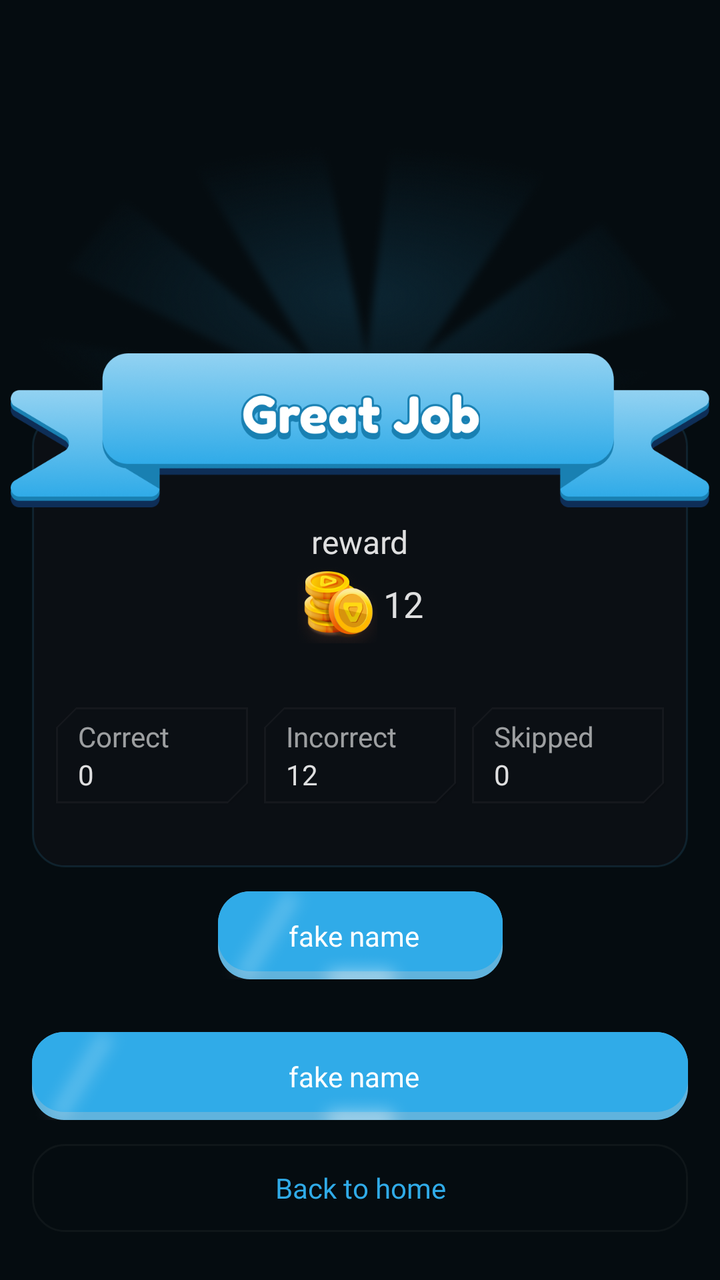
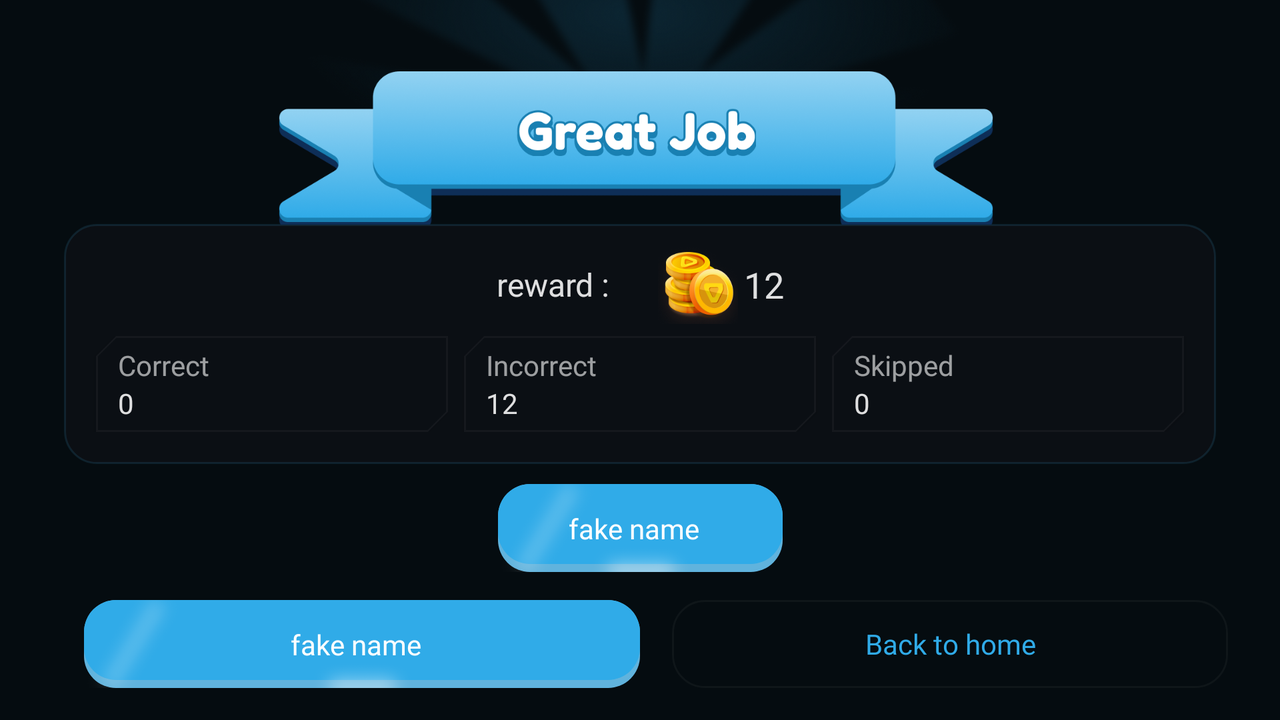

Two renders of one Android screen. The first uses the default layout on a phone; the second uses the alternative layout the repository ships for a different screen configuration, on a matching device. The two XML files are below.
<!-- AndroidManifest.xml: application theme Theme.QurioGame -->
<!-- res/layout/fragment_game_result.xml -->
<?xml version="1.0" encoding="utf-8"?>
<androidx.constraintlayout.widget.ConstraintLayout xmlns:android="http://schemas.android.com/apk/res/android"
    xmlns:app="http://schemas.android.com/apk/res-auto"
    xmlns:tools="http://schemas.android.com/tools"
    android:layout_width="match_parent"
    android:layout_height="match_parent"
    android:background="@color/surface"
    tools:context=".ui.gameResult.GameResultFragment">

    <View
        android:id="@+id/game_result_layout"
        android:layout_width="match_parent"
        android:layout_height="227dp"
        android:layout_marginHorizontal="16dp"
        android:background="@drawable/tracking_login_background"
        app:layout_constraintBottom_toBottomOf="parent"
        app:layout_constraintTop_toTopOf="parent" />

    <LinearLayout
        android:id="@+id/result_answer_layout"
        android:layout_width="match_parent"
        android:layout_height="48dp"
        android:layout_marginHorizontal="24dp"
        android:layout_marginBottom="32dp"
        app:layout_constraintBottom_toBottomOf="@+id/game_result_layout">

        <com.google.android.material.card.MaterialCardView
            style="@style/CutCornerLevelCard"
            android:layout_width="0dp"
            android:layout_height="match_parent"
            android:layout_marginHorizontal="4dp"
            android:layout_weight="1"
            android:backgroundTint="@color/surface_high"
            app:strokeColor="@color/shade_quad">

            <LinearLayout
                android:layout_width="match_parent"
                android:layout_height="match_parent"
                android:orientation="vertical"
                android:layout_marginStart="6dp"
                android:gravity="start|center">
                <TextView
                    android:layout_width="wrap_content"
                    android:layout_height="wrap_content"
                    android:text="@string/correct"
                    android:textColor="@color/shade_secondary"
                    style="@style/body.small"/>
                <TextView
                    android:id="@+id/correct_answer_count"
                    android:layout_width="wrap_content"
                    android:layout_height="wrap_content"
                    android:text="@string/_0"
                    android:textColor="@color/shade_primary"
                    style="@style/label.medium"/>

            </LinearLayout>

        </com.google.android.material.card.MaterialCardView>

        <com.google.android.material.card.MaterialCardView
            style="@style/CutCornerLevelCard"
            android:layout_width="0dp"
            android:layout_height="match_parent"
            android:layout_marginHorizontal="4dp"
            android:layout_weight="1"
            android:backgroundTint="@color/surface_high"
            app:strokeColor="@color/shade_quad">

            <LinearLayout
                android:layout_width="match_parent"
                android:layout_height="match_parent"
                android:orientation="vertical"
                android:layout_marginStart="6dp"
                android:gravity="start|center">
                <TextView
                    android:layout_width="wrap_content"
                    android:layout_height="wrap_content"
                    android:text="@string/incorrect"
                    android:textColor="@color/shade_secondary"
                    style="@style/body.small"/>
                <TextView
                    android:id="@+id/incorrect_answer_count"
                    android:layout_width="wrap_content"
                    android:layout_height="wrap_content"
                    android:text="@string/_12"
                    android:textColor="@color/shade_primary"
                    style="@style/label.medium"/>

            </LinearLayout>
        </com.google.android.material.card.MaterialCardView>

        <com.google.android.material.card.MaterialCardView
            style="@style/CutCornerLevelCard"
            android:layout_width="0dp"
            android:layout_height="match_parent"
            android:layout_marginHorizontal="4dp"
            android:layout_weight="1"
            android:backgroundTint="@color/surface_high"
            app:strokeColor="@color/shade_quad">
            <LinearLayout
                android:layout_width="match_parent"
                android:layout_height="match_parent"
                android:orientation="vertical"
                android:layout_marginStart="6dp"
                android:gravity="start|center">
                <TextView
                    android:layout_width="wrap_content"
                    android:layout_height="wrap_content"
                    android:text="@string/skipped"
                    android:textColor="@color/shade_secondary"
                    style="@style/body.small"/>
                <TextView
                    android:id="@+id/skipped_answer_count"
                    android:layout_width="wrap_content"
                    android:layout_height="wrap_content"
                    android:text="@string/_0"
                    android:textColor="@color/shade_primary"
                    style="@style/label.medium"/>

            </LinearLayout>

        </com.google.android.material.card.MaterialCardView>

    </LinearLayout>

    <include
        android:id="@+id/share_with_friend_button"
        layout="@layout/primary_button"
        android:layout_width="wrap_content"
        android:layout_height="44dp"
        android:layout_marginTop="12dp"
        app:layout_constraintStart_toStartOf="parent"
        app:layout_constraintEnd_toEndOf="parent"
        app:layout_constraintTop_toBottomOf="@id/game_result_layout"/>


    <ImageView
        android:id="@+id/result_image"
        android:layout_width="350dp"
        android:layout_height="200dp"
        android:layout_marginBottom="180dp"
        android:scaleType="centerCrop"
        android:src="@drawable/win_image"
        app:layout_constraintBottom_toBottomOf="@+id/game_result_layout"
        app:layout_constraintEnd_toEndOf="parent"
        app:layout_constraintHorizontal_bias="0.492"
        app:layout_constraintStart_toStartOf="parent" />

    
   <ImageView
       android:id="@+id/result_text"
       android:layout_width="0dp"
       android:layout_height="24dp"
       android:src="@drawable/win_text"
       app:layout_constraintStart_toStartOf="@id/result_image"
       app:layout_constraintEnd_toEndOf="@id/result_image"
       android:layout_marginBottom="34dp"
       app:layout_constraintBottom_toBottomOf="@id/result_image"
       />
    
   <LinearLayout
       android:layout_width="match_parent"
       android:layout_height="60dp"
       android:layout_marginBottom="58dp"
       android:gravity="center"
       app:layout_constraintBottom_toBottomOf="@id/result_image">
       <ImageView
           android:id="@+id/first_star"
           android:layout_width="54dp"
           android:layout_height="54dp"
           android:scaleType="centerCrop"
           android:visibility="gone"
           android:layout_gravity="bottom"
           android:src="@drawable/gold_star"/>
       <ImageView
           android:id="@+id/mid_star"
           android:layout_width="54dp"
           android:layout_height="54dp"
           android:layout_gravity="top"
           android:visibility="gone"
           android:src="@drawable/gold_star"/>
       <ImageView
           android:id="@+id/end_star"
           android:layout_width="54dp"
           android:layout_height="54dp"
           android:layout_gravity="bottom"
           android:visibility="gone"
           android:src="@drawable/gold_star"/>
   </LinearLayout>

    <include
        android:id="@+id/play_agin"
        layout="@layout/primary_button"
        android:layout_width="match_parent"
        android:layout_height="44dp"
        android:layout_marginHorizontal="16dp"
        android:layout_marginBottom="12dp"
        app:layout_constraintBottom_toTopOf="@id/back_to_home" />

    <TextView
        android:id="@+id/back_to_home"
        style="@style/label.medium"
        android:layout_width="match_parent"
        android:layout_height="44dp"
        android:layout_marginHorizontal="16dp"
        android:background="@drawable/out_line_button"
        android:gravity="center"
        android:text="@string/back_to_home"
        android:layout_marginBottom="24dp"
        android:textColor="@color/primary"
        app:layout_constraintBottom_toBottomOf="parent" />

    <TextView
        android:layout_width="wrap_content"
        android:layout_height="wrap_content"
        android:text="@string/reward"
        style="@style/title.small"
        android:textColor="@color/shade_primary"
        app:layout_constraintBottom_toTopOf="@id/coins_icon"
        app:layout_constraintStart_toStartOf="parent"
        app:layout_constraintEnd_toEndOf="parent"/>

    <ImageView
        android:id="@+id/coins_icon"
        android:layout_width="40dp"
        android:layout_height="40dp"
        android:src="@drawable/coins"
        android:layout_marginBottom="32dp"
        app:layout_constraintBottom_toTopOf="@id/result_answer_layout"
        app:layout_constraintHorizontal_chainStyle="packed"
        app:layout_constraintEnd_toStartOf="@id/coins_count_text"
        app:layout_constraintStart_toStartOf="parent"/>
    <TextView
        android:id="@+id/coins_count_text"
        android:layout_width="wrap_content"
        android:layout_height="wrap_content"
        android:text="@string/_12"
        android:textColor="@color/shade_primary"
        style="@style/title.medium"
        android:layout_marginStart="3dp"
        app:layout_constraintTop_toTopOf="@id/coins_icon"
        app:layout_constraintBottom_toBottomOf="@id/coins_icon"
        app:layout_constraintStart_toEndOf="@id/coins_icon"
        app:layout_constraintEnd_toEndOf="parent"/>

</androidx.constraintlayout.widget.ConstraintLayout>
<!-- res/layout/primary_button.xml (included above) -->
<?xml version="1.0" encoding="utf-8"?>
<androidx.constraintlayout.widget.ConstraintLayout xmlns:android="http://schemas.android.com/apk/res/android"
    xmlns:app="http://schemas.android.com/apk/res-auto"
    android:layout_width="wrap_content"
    android:layout_height="44dp"
    android:layout_marginHorizontal="32dp"
    android:layout_marginTop="24dp"
    android:elevation="30dp"
    app:layout_constraintStart_toStartOf="parent"
    app:layout_constraintTop_toTopOf="parent">


    <View
        android:id="@+id/second_color"
        android:layout_width="0dp"
        android:layout_height="0dp"
        android:background="@drawable/second_rectangle_with_radias"
        app:layout_constraintBottom_toBottomOf="parent"
        app:layout_constraintEnd_toEndOf="parent"
        app:layout_constraintStart_toStartOf="parent"
        app:layout_constraintTop_toTopOf="parent" />

    <View
        android:id="@+id/top_color"
        android:layout_width="0dp"
        android:layout_height="0dp"
        android:layout_marginBottom="4dp"
        android:background="@drawable/rectangle_with_radias"
        app:layout_constraintBottom_toBottomOf="@id/second_color"
        app:layout_constraintEnd_toEndOf="@id/second_color"
        app:layout_constraintStart_toStartOf="@id/second_color"
        app:layout_constraintTop_toTopOf="@id/second_color" />

    <ImageView
        android:id="@+id/end_shadow"
        android:layout_width="50dp"
        android:layout_height="80dp"
        android:src="@drawable/primary_button_end_shadow"
        app:layout_constraintBottom_toBottomOf="parent"
        app:layout_constraintStart_toStartOf="parent"
        app:layout_constraintTop_toTopOf="parent" />

    <ImageView
        android:id="@+id/bottom_shadow"
        android:layout_width="60dp"
        android:layout_height="16dp"
        android:alpha="0.60"
        android:src="@drawable/primary_button_bottom_shadow"
        app:layout_constraintBottom_toBottomOf="parent"
        app:layout_constraintEnd_toEndOf="parent"
        app:layout_constraintStart_toStartOf="parent" />

    <LinearLayout
        android:id="@+id/share_icon"
        android:layout_width="wrap_content"
        android:layout_height="wrap_content"
        android:visibility="invisible"
        app:layout_constraintBottom_toBottomOf="parent"
        app:layout_constraintEnd_toEndOf="parent"
        app:layout_constraintTop_toTopOf="parent">

        <ImageView
            android:layout_width="20dp"
            android:layout_height="20dp"
            android:layout_marginEnd="14dp"
            android:src="@drawable/share_icon" />
    </LinearLayout>

    <TextView
        android:id="@+id/button_text"
        style="@style/label.medium"
        android:layout_width="wrap_content"
        android:layout_height="wrap_content"
        android:gravity="center"
        android:paddingVertical="11.dp"
        android:paddingStart="35dp"
        android:paddingEnd="8dp"
        android:text="@string/fake_name"
        android:textColor="@color/on_primary"
        app:layout_constraintBottom_toBottomOf="parent"
        app:layout_constraintEnd_toStartOf="@id/share_icon"
        app:layout_constraintStart_toStartOf="parent"
        app:layout_constraintTop_toTopOf="parent" />


</androidx.constraintlayout.widget.ConstraintLayout>
<!-- resources referenced by this layout -->
<resources>
  <color name="on_primary">#FFFFFF</color>
  <color name="primary">#30ABE8</color>
  <color name="shade_primary">#DEFFFFFF</color>
  <color name="shade_quad">#0AFFFFFF</color>
  <color name="shade_secondary">#99FFFFFF</color>
  <color name="surface">#050C10</color>
  <color name="surface_high">#0B0F14</color>
  <!-- drawable out_line_button (drawable) -->
  <?xml version="1.0" encoding="utf-8"?>
  <shape xmlns:android="http://schemas.android.com/apk/res/android">
  
      <stroke
          android:width="1dp"
          android:color="@color/shade_quad" />
      <solid android:color="#00FFFFFF" />
      <corners android:radius="16dp" />
  </shape>
  <!-- drawable rectangle_with_radias (drawable) -->
  <?xml version="1.0" encoding="utf-8"?>
  <shape
      xmlns:android="http://schemas.android.com/apk/res/android"
      android:shape="rectangle">
  
      <solid android:color="@color/primary"/>
      <corners android:radius="16dp"/>
  
  </shape>
  <!-- drawable second_rectangle_with_radias (drawable) -->
  <?xml version="1.0" encoding="utf-8"?>
  <shape
      xmlns:android="http://schemas.android.com/apk/res/android"
      android:shape="rectangle">
  
      <solid android:color="#60B3DD"/>
      <corners android:radius="16dp"/>
  
  </shape>
  
  
  <!-- drawable tracking_login_background (drawable) -->
  <?xml version="1.0" encoding="utf-8"?>
  <shape
      xmlns:android="http://schemas.android.com/apk/res/android"
      android:shape="rectangle">
  
      <corners
          android:radius="16dp"/>
  
      <solid
          android:color="@color/surface_high"/>
  
      <stroke
          android:width="1dp"
          android:color="@color/color_of_gradient_line"/>
  </shape>
  <string name="_0">0</string>
  <string name="_12">12</string>
  <string name="back_to_home">Back to home</string>
  <string name="correct">Correct</string>
  <string name="fake_name">fake name</string>
  <string name="incorrect">Incorrect</string>
  <string name="reward">reward</string>
  <string name="skipped">Skipped</string>
  <style name="CutCornerLevelCard" parent="Widget.MaterialComponents.CardView">
          <item name="shapeAppearanceOverlay">@style/CutCornerShapeTopBottom</item>
      </style>
  <style name="body.small" parent="fredoka_reqular">
          <item name="android:textSize">14sp</item>
          <item name="lineHeight">22dp</item>
      </style>
  <style name="label.medium" parent="fredoka_one_reqular">
          <item name="android:textSize">14sp</item>
          <item name="lineHeight">22dp</item>
      </style>
  <style name="title.medium" parent="fredoka_one_reqular">
          <item name="android:textSize">18sp</item>
          <item name="lineHeight">28dp</item>
      </style>
  <style name="title.small" parent="fredoka_one_reqular">
          <item name="android:textSize">16sp</item>
          <item name="lineHeight">24dp</item>
      </style>
  <style name="Theme.QurioGame" parent="Base.Theme.QurioGame" />
  <color name="color_of_gradient_line">#1F49BAF2</color>
  <style name="CutCornerShapeTopBottom">
          <item name="cornerFamily">cut</item>
          <item name="cornerSizeTopLeft">10dp</item>
          <item name="cornerSizeTopRight">0dp</item>
          <item name="cornerSizeBottomRight">10dp</item>
          <item name="cornerSizeBottomLeft">0dp</item>
      </style>
  <style name="fredoka_reqular">
          <item name="fontFamily">@font/fredoka_regular</item>
      </style>
  <style name="fredoka_one_reqular">
          <item name="fontFamily">@font/fredoka_one</item>
      </style>
  <style name="Base.Theme.QurioGame" parent="Theme.Material3.DayNight.NoActionBar">
          
          
      </style>
  <!-- some entries are left out for length -->
</resources>
<!-- res/layout-land/fragment_game_result.xml (the repository's variant of the layout above) -->
<!-- drawn on the phone turned sideways -->
<?xml version="1.0" encoding="utf-8"?>
<androidx.constraintlayout.widget.ConstraintLayout xmlns:android="http://schemas.android.com/apk/res/android"
    xmlns:app="http://schemas.android.com/apk/res-auto"
    xmlns:tools="http://schemas.android.com/tools"
    android:layout_width="match_parent"
    android:layout_height="match_parent"
    android:background="@color/surface"
    tools:context=".ui.gameResult.GameResultFragment">

    <View
        android:id="@+id/game_result_layout"
        android:layout_width="match_parent"
        android:layout_height="120dp"
        android:layout_marginHorizontal="32dp"
        android:layout_marginBottom="10dp"
        android:background="@drawable/tracking_login_background"
        app:layout_constraintBottom_toTopOf="@+id/share_with_friend_button"/>

    <LinearLayout
        android:id="@+id/result_answer_layout"
        android:layout_width="match_parent"
        android:layout_height="48dp"
        android:layout_marginHorizontal="44dp"
        android:layout_marginBottom="16dp"
        app:layout_constraintBottom_toBottomOf="@id/game_result_layout">

        <com.google.android.material.card.MaterialCardView
            style="@style/CutCornerLevelCard"
            android:layout_width="0dp"
            android:layout_height="match_parent"
            android:layout_marginHorizontal="4dp"
            android:layout_weight="1"
            android:backgroundTint="@color/surface_high"
            app:strokeColor="@color/shade_quad">

            <LinearLayout
                android:layout_width="match_parent"
                android:layout_height="match_parent"
                android:orientation="vertical"
                android:layout_marginStart="6dp"
                android:gravity="start|center">
                <TextView
                    android:layout_width="wrap_content"
                    android:layout_height="wrap_content"
                    android:text="@string/correct"
                    android:textColor="@color/shade_secondary"
                    style="@style/body.small"/>
                <TextView
                    android:id="@+id/correct_answer_count"
                    android:layout_width="wrap_content"
                    android:layout_height="wrap_content"
                    android:text="@string/_0"
                    android:textColor="@color/shade_primary"
                    style="@style/label.medium"/>

            </LinearLayout>

        </com.google.android.material.card.MaterialCardView>

        <com.google.android.material.card.MaterialCardView
            style="@style/CutCornerLevelCard"
            android:layout_width="0dp"
            android:layout_height="match_parent"
            android:layout_marginHorizontal="4dp"
            android:layout_weight="1"
            android:backgroundTint="@color/surface_high"
            app:strokeColor="@color/shade_quad">

            <LinearLayout
                android:layout_width="match_parent"
                android:layout_height="match_parent"
                android:orientation="vertical"
                android:layout_marginStart="6dp"
                android:gravity="start|center">
                <TextView
                    android:layout_width="wrap_content"
                    android:layout_height="wrap_content"
                    android:text="@string/incorrect"
                    android:textColor="@color/shade_secondary"
                    style="@style/body.small"/>
                <TextView
                    android:id="@+id/incorrect_answer_count"
                    android:layout_width="wrap_content"
                    android:layout_height="wrap_content"
                    android:text="@string/_12"
                    android:textColor="@color/shade_primary"
                    style="@style/label.medium"/>

            </LinearLayout>
        </com.google.android.material.card.MaterialCardView>

        <com.google.android.material.card.MaterialCardView
            style="@style/CutCornerLevelCard"
            android:layout_width="0dp"
            android:layout_height="match_parent"
            android:layout_marginHorizontal="4dp"
            android:layout_weight="1"
            android:backgroundTint="@color/surface_high"
            app:strokeColor="@color/shade_quad">
            <LinearLayout
                android:layout_width="match_parent"
                android:layout_height="match_parent"
                android:orientation="vertical"
                android:layout_marginStart="6dp"
                android:gravity="start|center">
                <TextView
                    android:layout_width="wrap_content"
                    android:layout_height="wrap_content"
                    android:text="@string/skipped"
                    android:textColor="@color/shade_secondary"
                    style="@style/body.small"/>
                <TextView
                    android:id="@+id/skipped_answer_count"
                    android:layout_width="wrap_content"
                    android:layout_height="wrap_content"
                    android:text="@string/_0"
                    android:textColor="@color/shade_primary"
                    style="@style/label.medium"/>

            </LinearLayout>

        </com.google.android.material.card.MaterialCardView>

    </LinearLayout>

    <include
        android:id="@+id/share_with_friend_button"
        layout="@layout/primary_button"
        android:layout_width="wrap_content"
        android:layout_height="44dp"
        android:layout_marginBottom="14dp"
        app:layout_constraintStart_toStartOf="parent"
        app:layout_constraintEnd_toEndOf="parent"
        app:layout_constraintBottom_toTopOf="@id/buttons_container"/>


    <ImageView
        android:id="@+id/result_image"
        android:layout_width="380dp"
        android:layout_height="200dp"
        android:layout_marginBottom="120dp"
        android:scaleType="centerCrop"
        android:src="@drawable/win_image"
        app:layout_constraintBottom_toBottomOf="@+id/game_result_layout"
        app:layout_constraintEnd_toEndOf="parent"
        app:layout_constraintHorizontal_bias="0.492"
        app:layout_constraintStart_toStartOf="parent" />

    
   <ImageView
       android:id="@+id/result_text"
       android:layout_width="0dp"
       android:layout_height="24dp"
       android:src="@drawable/win_text"
       app:layout_constraintStart_toStartOf="@id/result_image"
       app:layout_constraintEnd_toEndOf="@id/result_image"
       android:layout_marginBottom="34dp"
       app:layout_constraintBottom_toBottomOf="@id/result_image"
       />
    
   <LinearLayout
       android:layout_width="match_parent"
       android:layout_height="60dp"
       android:layout_marginBottom="58dp"
       android:gravity="center"
       app:layout_constraintBottom_toBottomOf="@id/result_image">
       <ImageView
           android:id="@+id/first_star"
           android:layout_width="54dp"
           android:layout_height="54dp"
           android:scaleType="centerCrop"
           android:visibility="gone"
           android:layout_gravity="bottom"
           android:src="@drawable/gold_star"/>
       <ImageView
           android:id="@+id/mid_star"
           android:layout_width="54dp"
           android:layout_height="54dp"
           android:layout_gravity="top"
           android:visibility="gone"
           android:src="@drawable/gold_star"/>
       <ImageView
           android:id="@+id/end_star"
           android:layout_width="54dp"
           android:layout_height="54dp"
           android:layout_gravity="bottom"
           android:visibility="gone"
           android:src="@drawable/gold_star"/>
   </LinearLayout>

    <LinearLayout
        android:id="@+id/buttons_container"
        android:layout_width="match_parent"
        android:layout_height="wrap_content"
        android:orientation="horizontal"
        android:layout_marginHorizontal="26dp"
        android:layout_marginBottom="16dp"
        app:layout_constraintBottom_toBottomOf="parent">
        <include
            android:id="@+id/play_agin"
            layout="@layout/primary_button"
            android:layout_width="0dp"
            android:layout_height="44dp"
            android:layout_weight="1"
            android:layout_marginHorizontal="16dp" />

        <TextView
            android:id="@+id/back_to_home"
            style="@style/label.medium"
            android:layout_width="0dp"
            android:layout_height="44dp"
            android:layout_weight="1"
            android:background="@drawable/out_line_button"
            android:gravity="center"
            android:text="@string/back_to_home"
            android:textColor="@color/primary" />

    </LinearLayout>

    <TextView
        android:id="@+id/reward_text"
        android:layout_width="wrap_content"
        android:layout_height="wrap_content"
        android:text="reward : "
        style="@style/title.small"
        android:layout_marginEnd="20dp"
        app:layout_constraintHorizontal_chainStyle="packed"
        android:textColor="@color/shade_primary"
        app:layout_constraintTop_toTopOf="@id/coins_icon"
        app:layout_constraintBottom_toBottomOf="@id/coins_icon"
        app:layout_constraintStart_toStartOf="parent"
        app:layout_constraintEnd_toStartOf="@id/coins_icon"/>

    <ImageView
        android:id="@+id/coins_icon"
        android:layout_width="40dp"
        android:layout_height="40dp"
        android:src="@drawable/coins"
        android:layout_marginTop="10dp"
        app:layout_constraintTop_toTopOf="@id/game_result_layout"
        app:layout_constraintEnd_toStartOf="@id/coins_count_text"
        app:layout_constraintStart_toEndOf="@id/reward_text"/>
    <TextView
        android:id="@+id/coins_count_text"
        android:layout_width="wrap_content"
        android:layout_height="wrap_content"
        android:text="@string/_12"
        android:textColor="@color/shade_primary"
        style="@style/title.medium"
        android:layout_marginStart="3dp"
        app:layout_constraintTop_toTopOf="@id/coins_icon"
        app:layout_constraintBottom_toBottomOf="@id/coins_icon"
        app:layout_constraintStart_toEndOf="@id/coins_icon"
        app:layout_constraintEnd_toEndOf="parent"/>

</androidx.constraintlayout.widget.ConstraintLayout>
<!-- resources referenced by the variant -->
<!-- as the phone turned sideways resolves them -->
<resources>
  <color name="on_primary">#FFFFFF</color>
  <color name="primary">#30ABE8</color>
  <color name="shade_primary">#DEFFFFFF</color>
  <color name="shade_quad">#0AFFFFFF</color>
  <color name="shade_secondary">#99FFFFFF</color>
  <color name="surface">#050C10</color>
  <color name="surface_high">#0B0F14</color>
  <!-- drawable out_line_button (drawable) -->
  <?xml version="1.0" encoding="utf-8"?>
  <shape xmlns:android="http://schemas.android.com/apk/res/android">
  
      <stroke
          android:width="1dp"
          android:color="@color/shade_quad" />
      <solid android:color="#00FFFFFF" />
      <corners android:radius="16dp" />
  </shape>
  <!-- drawable rectangle_with_radias (drawable) -->
  <?xml version="1.0" encoding="utf-8"?>
  <shape
      xmlns:android="http://schemas.android.com/apk/res/android"
      android:shape="rectangle">
  
      <solid android:color="@color/primary"/>
      <corners android:radius="16dp"/>
  
  </shape>
  <!-- drawable second_rectangle_with_radias (drawable) -->
  <?xml version="1.0" encoding="utf-8"?>
  <shape
      xmlns:android="http://schemas.android.com/apk/res/android"
      android:shape="rectangle">
  
      <solid android:color="#60B3DD"/>
      <corners android:radius="16dp"/>
  
  </shape>
  
  
  <!-- drawable tracking_login_background (drawable) -->
  <?xml version="1.0" encoding="utf-8"?>
  <shape
      xmlns:android="http://schemas.android.com/apk/res/android"
      android:shape="rectangle">
  
      <corners
          android:radius="16dp"/>
  
      <solid
          android:color="@color/surface_high"/>
  
      <stroke
          android:width="1dp"
          android:color="@color/color_of_gradient_line"/>
  </shape>
  <string name="_0">0</string>
  <string name="_12">12</string>
  <string name="back_to_home">Back to home</string>
  <string name="correct">Correct</string>
  <string name="fake_name">fake name</string>
  <string name="incorrect">Incorrect</string>
  <string name="skipped">Skipped</string>
  <style name="CutCornerLevelCard" parent="Widget.MaterialComponents.CardView">
          <item name="shapeAppearanceOverlay">@style/CutCornerShapeTopBottom</item>
      </style>
  <style name="body.small" parent="fredoka_reqular">
          <item name="android:textSize">14sp</item>
          <item name="lineHeight">22dp</item>
      </style>
  <style name="label.medium" parent="fredoka_one_reqular">
          <item name="android:textSize">14sp</item>
          <item name="lineHeight">22dp</item>
      </style>
  <style name="title.medium" parent="fredoka_one_reqular">
          <item name="android:textSize">18sp</item>
          <item name="lineHeight">28dp</item>
      </style>
  <style name="title.small" parent="fredoka_one_reqular">
          <item name="android:textSize">16sp</item>
          <item name="lineHeight">24dp</item>
      </style>
  <style name="Theme.QurioGame" parent="Base.Theme.QurioGame" />
  <color name="color_of_gradient_line">#1F49BAF2</color>
  <style name="CutCornerShapeTopBottom">
          <item name="cornerFamily">cut</item>
          <item name="cornerSizeTopLeft">10dp</item>
          <item name="cornerSizeTopRight">0dp</item>
          <item name="cornerSizeBottomRight">10dp</item>
          <item name="cornerSizeBottomLeft">0dp</item>
      </style>
  <style name="fredoka_reqular">
          <item name="fontFamily">@font/fredoka_regular</item>
      </style>
  <style name="fredoka_one_reqular">
          <item name="fontFamily">@font/fredoka_one</item>
      </style>
  <style name="Base.Theme.QurioGame" parent="Theme.Material3.DayNight.NoActionBar">
          
          
      </style>
  <!-- some entries are left out for length -->
</resources>
